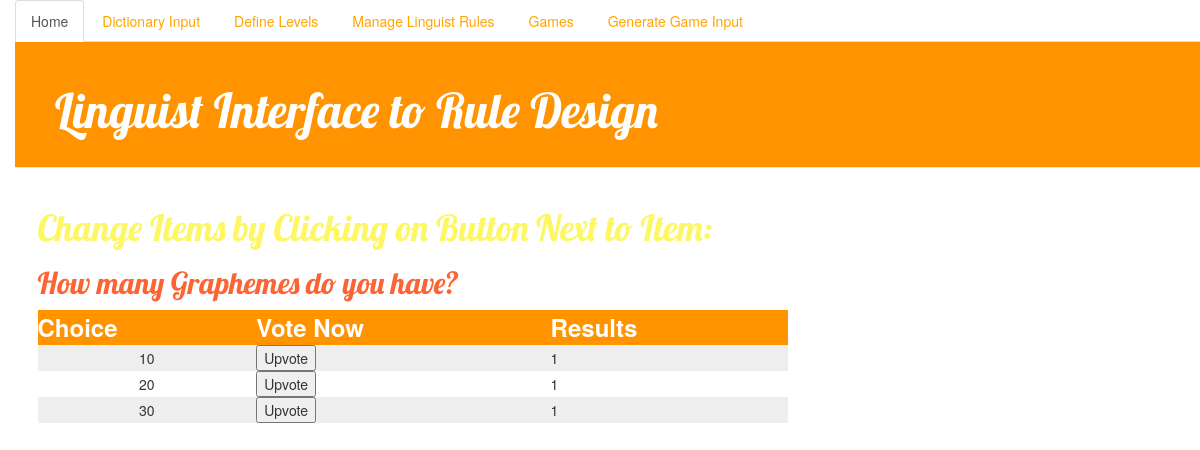
/1/, run on the app's committed database.
### Input/models.py (models this page shows, shortened)
class Question(models.Model):
   question_text = models.CharField(max_length=200)
   pub_date = models.DateTimeField('date published')
   def was_published_recently(self):
       now = timezone.now()
       return now - datetime.timedelta(days=1) <= self.pub_date <= now
   was_published_recently.admin_order_field = 'pub_date'
   was_published_recently.boolean = True
   was_published_recently.short_description = 'Published recently?'

class Choice(models.Model):
   question = models.ForeignKey(Question)
   choice_test = models.CharField(max_length=200)
   votes = models.IntegerField(default=0)

### Input/views.py (the view)
# urls.py: url(r'^(?P<question_id>[0-9]+)/$', views.detail, name='detail'),
def detail(request, question_id):
    question = get_object_or_404(Question, pk=question_id)
    choices = Choice.objects.filter(question = question_id)
    context = {
        'question': question,
        'choices': choices
    }
    return render(request, 'Input/detail.html', context)

### templates/Input/detail.html (shortened to what this page needs)
{% extends 'Input/base.html' %}
{% block content %}
    <div class="post">
        <h1> Change Items by Clicking on Button Next to Item:  </h1>
        <h2>
            {{ question.question_text }}
        </h2>
        <table align="center" style="width:100%">
            <tr>
                <th align="center">Choice</th>
                <th>Vote Now</th>
                <th>Results</th>
            </tr>
            {% for choice in choices %}
                <tr>
                    <td align="center">{{ choice.choice_test }}</td>
                    <td>
                        <form action="vote/" method="post">
                            <button name="choice" value="{{ choice.id }}">Upvote</button>
                        </form>
                    </td>
                    <td>{{ choice.votes }}</td>
                </tr>
            {%  endfor %}
        </table>
    </div>
{% endblock content %}

### Input/static/Input/css/style.css (style rules this page uses)
body { padding-left: 15px; }
.post h1 { color: #fcf762; font-family: 'Lobster'; }
.post h2 { color: #fc6433; font-family: 'Lobster'; }
table tr:nth-child(even) { background-color: #eee; }
table tr:nth-child(odd) { background-color:#fff; }
table th { background-color: #ff9400; color: white; font-size: x-large; }

### data on the page
Question: question_text "How many Graphemes do you have?"
Choice: choice_test "10", votes "1"
Choice: choice_test "20", {{ choice.id }} 2 (drawn), votes "1"
Choice: choice_test "30", {{ choice.id }} 3 (drawn), votes "1"
